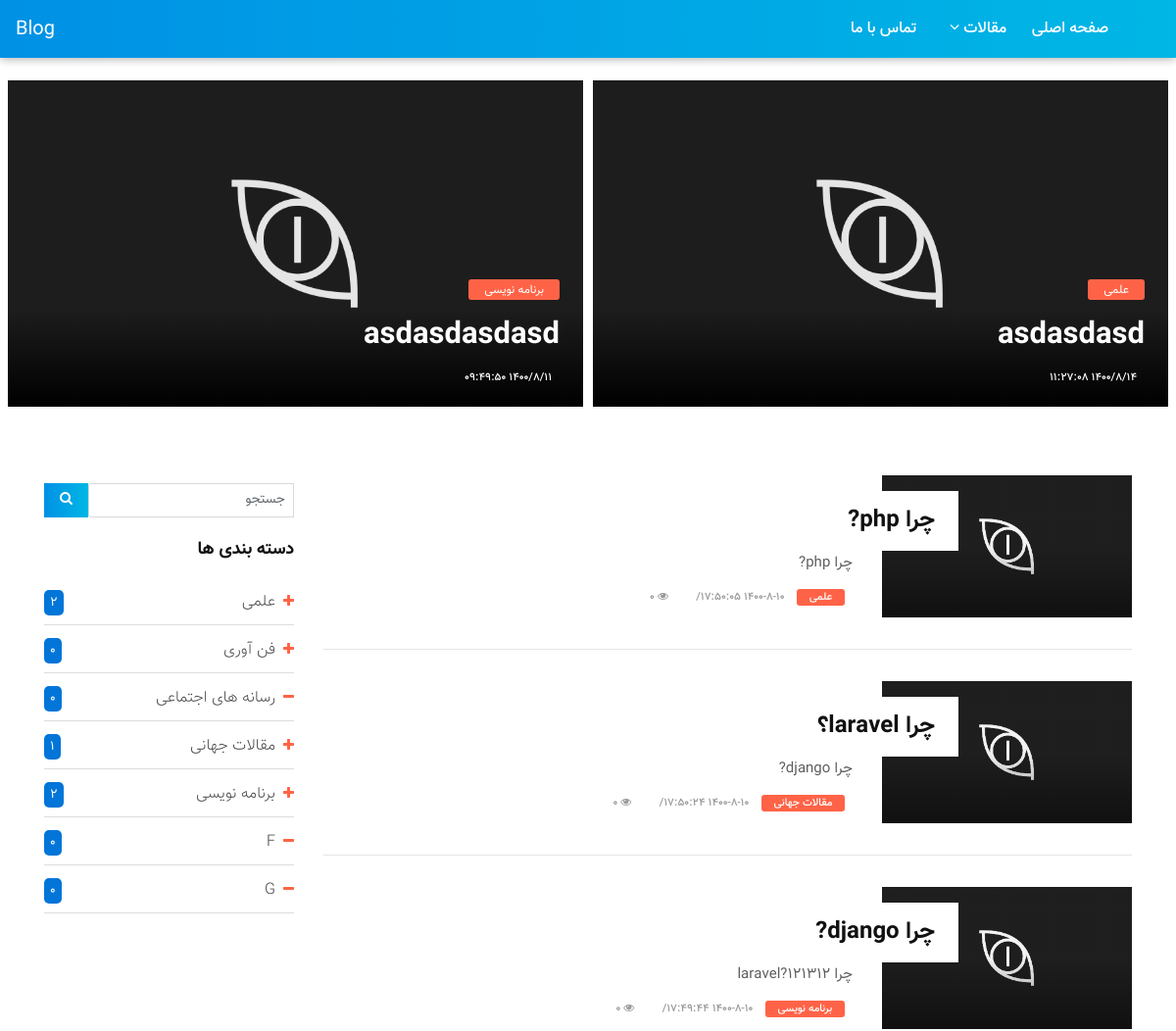
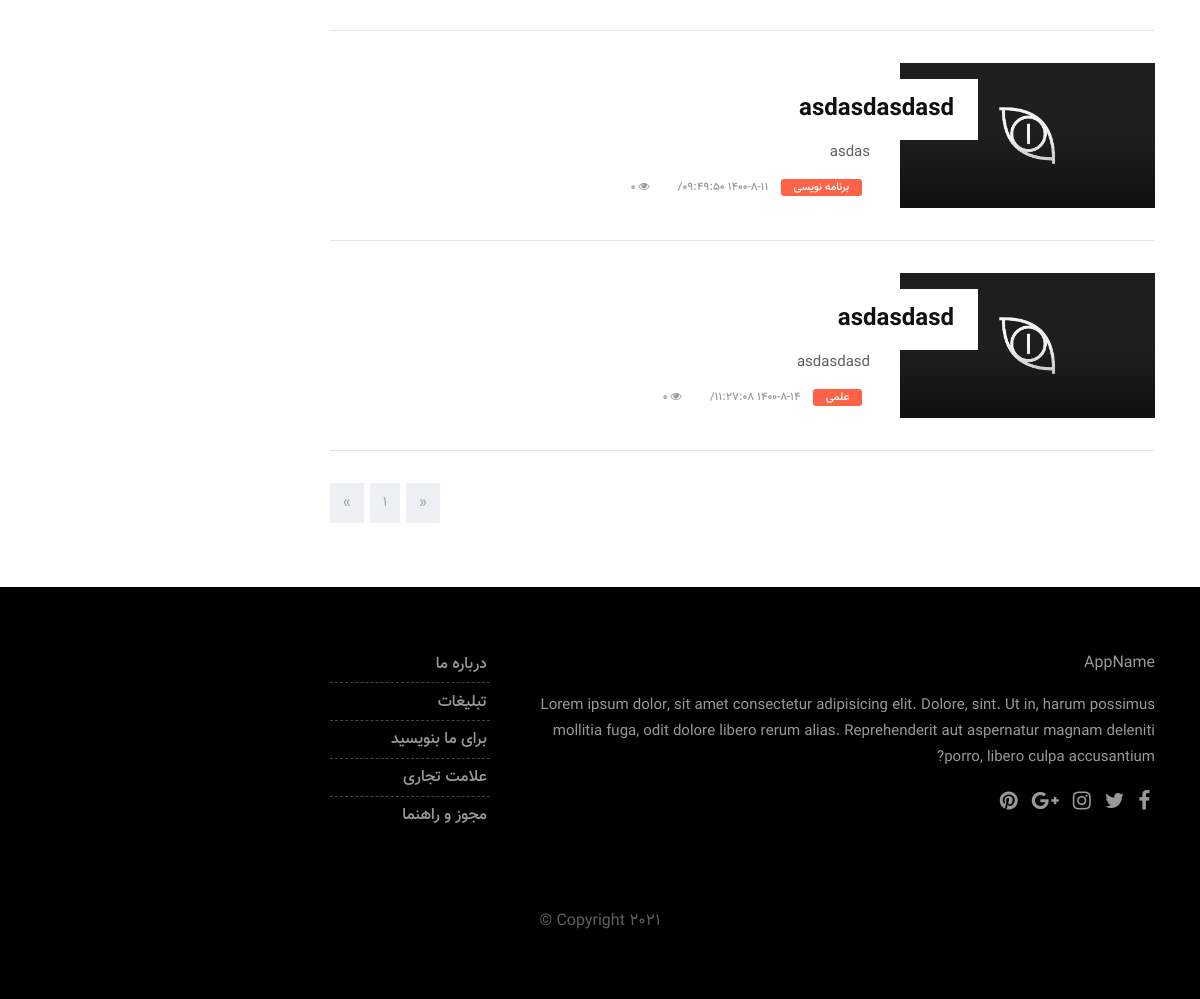
Screenshot of /search.php with the database file from the repository (2 pictures, top to bottom).
### tables this page shows
CREATE TABLE `articles` (
  `id` int(10) UNSIGNED NOT NULL,
  `title` varchar(225) NOT NULL,
  `cat_id` int(10) UNSIGNED NOT NULL,
  `sub_cat_id` int(10) UNSIGNED NOT NULL,
  `short_desc` text NOT NULL,
  `long_desc` longtext NOT NULL,
  `tiny_image` text NOT NULL,
  `status` tinyint(1) NOT NULL,
  `seo_keywords` text NOT NULL,
  `seo_desc` text NOT NULL,
  `count_view` bigint(20) NOT NULL,
  `created_date_time` datetime NOT NULL
);

CREATE TABLE `groups` (
  `id` int(10) UNSIGNED NOT NULL,
  `title` varchar(100) NOT NULL,
  `parent_id` int(10) UNSIGNED NOT NULL
);

### init.php (called while the page is built, shortened)
<?php
$page=isset($_GET['page'])?(int)$_GET['page']:1;
require_once 'lib/base.php';
require_once 'lib/jdf.php';
if (strstr($_SERVER['REQUEST_URI'],'/admin/')) {
	require_once 'lib/backend.php';
	$backend=new Backend();
}else{
	require_once 'lib/frontend.php';
	$frontend=new Frontend();
	$c=$frontend->toInt($frontend->get('c'));
	$s=$frontend->toInt($frontend->get('s'));
	$title=$frontend->safeString($frontend->get('title'));
}

### lib/frontend.php (called while the page is built, shortened)
<?php
class Frontend extends Base{
	public function getLastArticle($n=6){
		$q="SELECT * FROM articles WHERE status='1' ORDER BY id DESC LIMIT 0,$n ";
		return $this->query($q);
	}
	public function createSeoUrl($url){
		$url=mb_strtolower($url);
		$url=str_ireplace(' ','-',$url);
		return SITE_URL.$url;
	}
	public function getCountArticle($cat_id,$sub_cat_id=0){
		$cat_id=$this->toInt($cat_id);
		$sub_cat_id=$this->toInt($sub_cat_id);
		$q="SELECT COUNT(*) AS n FROM articles WHERE cat_id='$cat_id' ";
		if ($sub_cat_id>0) {
			$q.=" AND sub_cat_id='$sub_cat_id' ";
		}
		$r=$this->query($q);
		$row=$this->getRow($r);
		return $row['n'];
	}
}

### lib/jdf.php (called while the page is built, shortened)
<?php
function tr_num($str, $mod = 'en', $mf = '٫') {
  $num_a = array('0', '1', '2', '3', '4', '5', '6', '7', '8', '9', '.');
  $key_a = array('۰', '۱', '۲', '۳', '۴', '۵', '۶', '۷', '۸', '۹', $mf);
  return ($mod == 'fa') ? str_replace($num_a, $key_a, $str) : str_replace($key_a, $num_a, $str);
}
function gregorian_to_jalali($gy, $gm, $gd, $mod = '') {
   list($gy, $gm, $gd) = explode('_', tr_num($gy . '_' . $gm . '_' . $gd));
  $g_d_m = array(0, 31, 59, 90, 120, 151, 181, 212, 243, 273, 304, 334);
  $gy2 = ($gm > 2) ? ($gy + 1) : $gy;
  $days = 355666 + (365 * $gy) + ((int) (($gy2 + 3) / 4)) - ((int) (($gy2 + 99) / 100)) + ((int) (($gy2 + 399) / 400)) + $gd + $g_d_m[$gm - 1];
  $jy = -1595 + (33 * ((int) ($days / 12053)));
  $days %= 12053;
  $jy += 4 * ((int) ($days / 1461));
  $days %= 1461;
  if ($days > 365) {
    $jy += (int) (($days - 1) / 365);
    $days = ($days - 1) % 365;
  }
  if ($days < 186) {
    $jm = 1 + (int) ($days / 31);
    $jd = 1 + ($days % 31);
  } else {
    $jm = 7 + (int) (($days - 186) / 30);
    $jd = 1 + (($days - 186) % 30);
  }
  return ($mod == '') ? array($jy, $jm, $jd) : $jy . $mod . $jm . $mod . $jd;
}

### search.php (the view, shortened to what this page needs)
<?php require_once 'init.php';
   $where=" WHERE status='1' ";
   $getArticles=$frontend->getList('articles',$where,5);
 ?>
<!DOCTYPE html>
<html lang="en">
    <link href="css/bootstrap.css" rel="stylesheet">
    <link href="css/font-awesome.min.css" rel="stylesheet">
    <link href="css/style.css" rel="stylesheet">
    <link href="css/style2.css" rel="stylesheet">
    <link href="css/responsive.css" rel="stylesheet">
    <link href="css/colors.css" rel="stylesheet">
    <link href="css/version/tech.css" rel="stylesheet">
</head>
<body>
    <div id="wrapper">
        <?php require_once 'template/nav.php'; ?>
        <section class="section first-section">
            <div class="container-fluid">
                <div class="masonry-blog clearfix" style="direction: rtl;">
                  <?php
                  $getLastArticle=$frontend->getLastArticle(2);
                  while ($articles=$frontend->getRow($getLastArticle)) {
                  $getCat=$frontend->getGroup($articles['cat_id']);
                    $url1=$frontend->createSeoUrl("articles/$articles[id]/$articles[title]/");
                  ?>
                    <div class="first-slot">
                        <div class="masonry-box post-media">
                             <img src="<?php print $articles['tiny_image'] ?>" alt="<?php print $articles['title']; ?>" class="img-fluid">
                             <div class="shadoweffect">
                                <div class="shadow-desc">
                                    <div class="blog-meta">
                                        <span class="bg-orange"><a href="javascript:void(0);" title=""><?php print $getCat['title']; ?></a></span>
                                        <h4><a href="<?php print $url1; ?>" title=""><?php print $articles['title']; ?></a></h4>
                                        <small><a href="javascript:void(0);" title=""><?php print $frontend->persianDate($articles['created_date_time'],'/'); ?></a></small>
                                    </div>
                                </div>
                            </div>
                        </div>
                    </div>
                  <?php } ?>
                </div>
            </div>
        </section>
        <div class="container">
            <div class="col-md-12" style="direction: rtl;">
            </div>
        </div>
        <section class="section">
            <div class="container">
                <div class="row">
                    <div class="col-lg-9 col-md-12 col-sm-12 col-xs-12">
                        <div class="page-wrapper">
                            <div class="blog-list clearfix">
                              <?php
                                if ($getArticles['totalRow']==0) {
                                    ?>
                                    <div class="alert alert-warning">درباره ای
                                    <span class="bg-orange text-white p-1" style="border-radius: 5px;"><?php print $title; ?></span>
                                    چیزی  یافت نشد.</div>
                                    <?php
                                }else{
                              while ($articles=$frontend->getRow($getArticles['result'])) {
                              $getCat=$frontend->getGroup($articles['cat_id']);
                                $url2=$frontend->createSeoUrl("articles/$articles[id]/$articles[title]/");
                              ?>
                                <div class="blog-box row">
                                    <div class="col-md-4">
                                        <div class="post-media">
                                            <a href="<?php print $url2; ?>" title="<?php print $articles['title']; ?>">
                                                <img src="<?php print $articles['tiny_image']; ?>" alt="<?php print $articles['title']; ?>" class="img-fluid">
                                                <div class="hovereffect"></div>
                                            </a>
                                        </div>
                                    </div>
                                    <div class="blog-meta big-meta col-md-8">
                                        <h4><a href="<?php print $url2; ?>" title=""><?php print $articles['title']; ?></a></h4>
                                        <p><?php print $articles['short_desc']; ?></p>
                                        <small class="firstsmall"><a class="bg-orange" href="tech-category-01.html" title="">
                                          <?php print $getCat['title']; ?>
                                        </a></small>
                                        <small><?php print $frontend->persianDate($articles['created_date_time'],'-') ?></small>
                                        <small><a href="javascript:void(0);" title=""><i class="fa fa-eye"></i> <?php print $articles['count_view']; ?></a></small>
                                    </div>
                                </div>
                                <hr class="invis">
                                <?php
                                }
                                $frontend->pagination($url,$getArticles['totalPage']);
                                }
                                ?>
                            </div>
                        </div>
                    </div>
                    <?php require_once 'template/sidebar.php'; ?>
                </div>
            </div>
        </section>
        <?php require_once 'template/footer.php'; ?>
    </div>
</body>
</html>

### template/sidebar.php (shortened to what this page needs)
<div class="mt-2 col-lg-3 col-md-12 col-sm-12 col-xs-12">
   <form action="search.php" method="get">
      <div class="input-group input-group-sm" style="width: 100%;">
         <input value="<?php print $title; ?>" type="text" name="title" class="form-control float-right" placeholder="جستجو">
         <div class="input-group-append">
            <button type="submit" value="1" class="btn btn-default"><i class="fa fa-search"></i></button>
         </div>
      </div>
   </form>
   <div class="sidebar">
      <div class="widget mt-4">
         <h2 class="widget-title">دسته بندی ها</h2>
         <div class="blog-list-widget">
            <?php
            $resultMainGroups=$frontend->getGroupsList();
            while ($mainGroups=$frontend->getRow($resultMainGroups))
            {
               $resultSubGroups=$frontend->getGroupsList($mainGroups['id']);
               $iconGroup=($resultSubGroups->num_rows>0) ? '<i class="pl-2 fa fa-plus open-menu" data-child="1" style="font-size: 14px;color:#ff6347;"></i>' : '<i class="pl-2 fa fa-minus close-menu" data-child="0" style="font-size: 14px;color:#ff6347;"></i>';
               $activeMainGroup=($c==$mainGroups['id'])? 'active': '';;
             ?>
            <div class="list-group <?php print $activeMainGroup; ?>" style="border-bottom: 1px solid #ddd;margin-top:13px;">
               <span class="list-group-item list-group-item-action flex-column align-items-start">
                  <div class="w-100 justify-content-between" style="height:35px;">
                     <p class="text-white bg-primary float-left" style="font-size: 13px;padding:0 6px ;border-radius: 5px;"><?php print $frontend->getCountArticle($mainGroups['id']) ?></p>
                     <div class="float-right">
                        <?php print $iconGroup; ?>
                     </div>
                     <a class="a-text" style="font-weight: 100;color:#444;" href="search.php?c=<?php print $mainGroups['id'].'&s='.$s.'&title='.$title; ?>" ><?php print $mainGroups['title']; ?></a>
                  </div>
               </span>
            </div>
            <?php
            }
             ?>
         </div>
      </div>
                     </div>
                     </div>

### rows the page displays
articles: tiny_image (picture), groups.title "علمی", title "asdasdasd", created_date_time "1400/8/14 11:27:08", short_desc "asdasdasd", created_date_time "1400-8-14 11:27:08", count_view "0"
articles: tiny_image (picture), groups.title "برنامه نویسی", title "asdasdasdasd", created_date_time "1400/8/11 09:49:50", short_desc "asdas", created_date_time "1400-8-11 09:49:50", count_view "0"
articles: tiny_image (picture), title "چرا php?", short_desc "چرا php?", groups.title "علمی", created_date_time "1400-8-10 17:50:05", count_view "0"
articles: tiny_image (picture), title "چرا laravel؟", short_desc "چرا django?", groups.title "مقالات جهانی", created_date_time "1400-8-10 17:50:24", count_view "0"
articles: tiny_image (picture), title "چرا django?", short_desc "چرا laravel?121312", groups.title "برنامه نویسی", created_date_time "1400-8-10 17:49:44", count_view "0"
groups: CountArticle "2", title "علمی"
groups: CountArticle "0", title "فن آوری"
groups: CountArticle "0", title "رسانه های اجتماعی"
groups: CountArticle "1", title "مقالات جهانی"
groups: CountArticle "2", title "برنامه نویسی"
groups: CountArticle "0", title "F"
groups: CountArticle "0", title "G"
